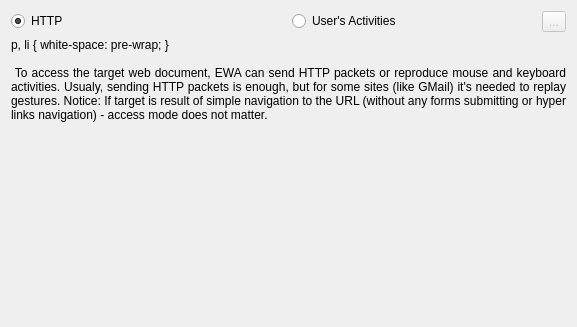
             <widget class="QWidget" name="pModePage">
              <layout class="QVBoxLayout" name="verticalLayout_6">
               <item>
                <layout class="QHBoxLayout" name="horizontalLayout_8">
                 <item>
                  <widget class="QRadioButton" name="replayStyleIsHttpButton">
                   <property name="toolTip">
                    <string>EWA will send HTTP packets from saved queue.
It provide quick acces to most of web sites.
If target web document is inaccessible - try 
to select &quot;User's Activities&quot; mode.</string>
                   </property>
                   <property name="text">
                    <string>HTTP</string>
                   </property>
                   <property name="checked">
                    <bool>true</bool>
                   </property>
                  </widget>
                 </item>
                 <item>
                  <layout class="QHBoxLayout" name="horizontalLayout">
                   <item>
                    <widget class="QRadioButton" name="replayStyleIsNotHttpButton">
                     <property name="toolTip">
                      <string>EWA will try to reproduce your activities -
mouse clicks and keyboard buttons pressings.
It can be slowly than HTTP-mode, but it allow 
you access to some services (like GMail). 
Select &quot;User's Activities&quot; if target site 
is inaccessible in HTTP-mode.</string>
                     </property>
                     <property name="text">
                      <string>User's Activities</string>
                     </property>
                    </widget>
                   </item>
                   <item>
                    <widget class="QToolButton" name="pEditGesturesButton">
                     <property name="enabled">
                      <bool>false</bool>
                     </property>
                     <property name="toolTip">
                      <string>Customize activities' properties</string>
                     </property>
                     <property name="text">
                      <string>...</string>
                     </property>
                     <property name="icon">
                      <iconset resource="ewa.qrc">
                       <normaloff>:/images/configure.png</normaloff>:/images/configure.png</iconset>
                     </property>
                    </widget>
                   </item>
                  </layout>
                 </item>
                </layout>
               </item>
               <item>
                <widget class="QLabel" name="label_5">
                 <property name="text">
                  <string>&lt;!DOCTYPE HTML PUBLIC &quot;-//W3C//DTD HTML 4.0//EN&quot; &quot;http://www.w3.org/TR/REC-html40/strict.dtd&quot;&gt;
&lt;html&gt;&lt;head&gt;&lt;meta name=&quot;qrichtext&quot; content=&quot;1&quot; /&gt;&lt;style type=&quot;text/css&quot;&gt;
p, li { white-space: pre-wrap; }
&lt;/style&gt;&lt;/head&gt;&lt;body style=&quot; font-family:'MS Shell Dlg 2'; font-size:8.25pt; font-weight:400; font-style:normal;&quot;&gt;
&lt;p style=&quot; margin-top:0px; margin-bottom:0px; margin-left:0px; margin-right:0px; -qt-block-indent:0; text-indent:0px;&quot;&gt;&lt;span style=&quot; font-size:8pt;&quot;&gt;To access the target web document, EWA can send HTTP packets or reproduce mouse and keyboard activities. Usualy, sending HTTP packets is enough, but for some sites (like GMail) it's needed to replay gestures.&lt;br /&gt;&lt;/span&gt;&lt;span style=&quot; font-size:8pt; font-weight:600;&quot;&gt;Notice:&lt;/span&gt;&lt;span style=&quot; font-size:8pt;&quot;&gt; If target is result of simple navigation to the URL (without any forms submitting or hyper links navigation) - access mode does not matter.&lt;/span&gt;&lt;/p&gt;&lt;/body&gt;&lt;/html&gt;</string>
                 </property>
                 <property name="alignment">
                  <set>Qt::AlignJustify|Qt::AlignVCenter</set>
                 </property>
                 <property name="wordWrap">
                  <bool>true</bool>
                 </property>
                 <property name="textInteractionFlags">
                  <set>Qt::NoTextInteraction</set>
                 </property>
                </widget>
               </item>
               <item>
                <spacer name="verticalSpacer_7">
                 <property name="orientation">
                  <enum>Qt::Vertical</enum>
                 </property>
                 <property name="sizeHint" stdset="0">
                  <size>
                   <width>20</width>
                   <height>194</height>
                  </size>
                 </property>
                </spacer>
               </item>
              </layout>
             </widget>
